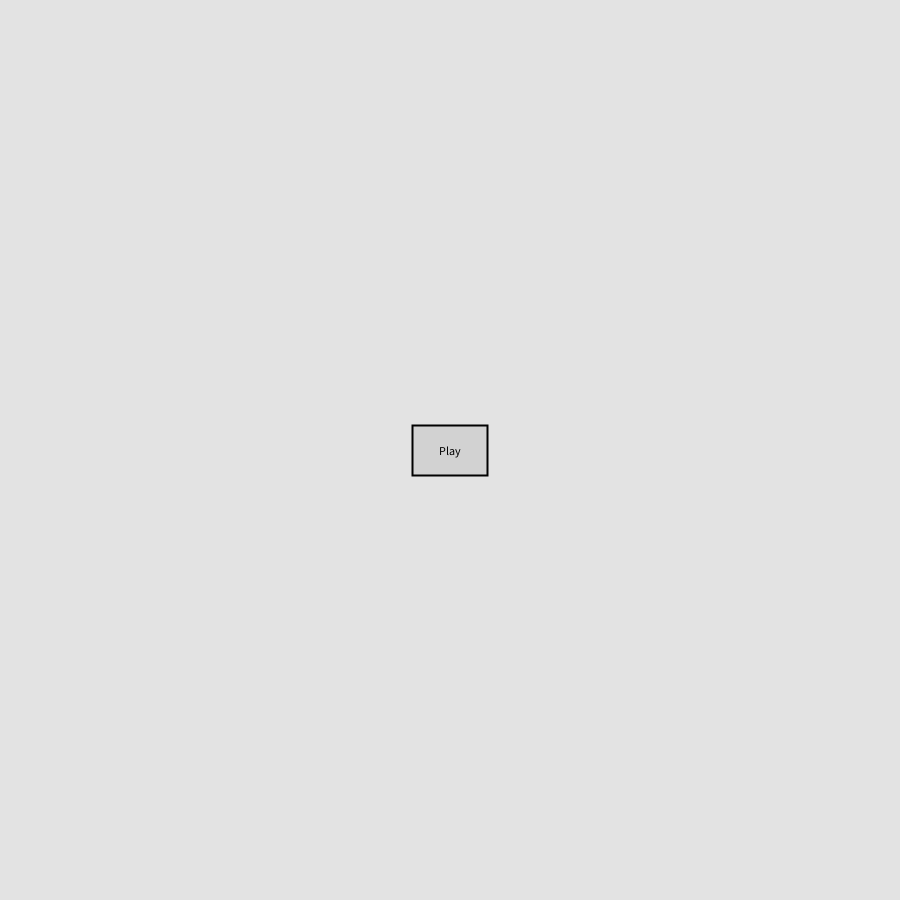
Frame 1 (no input)
Frame 60 (the mouse pressed at the canvas centre just before this capture): identical to frame 1, image omitted
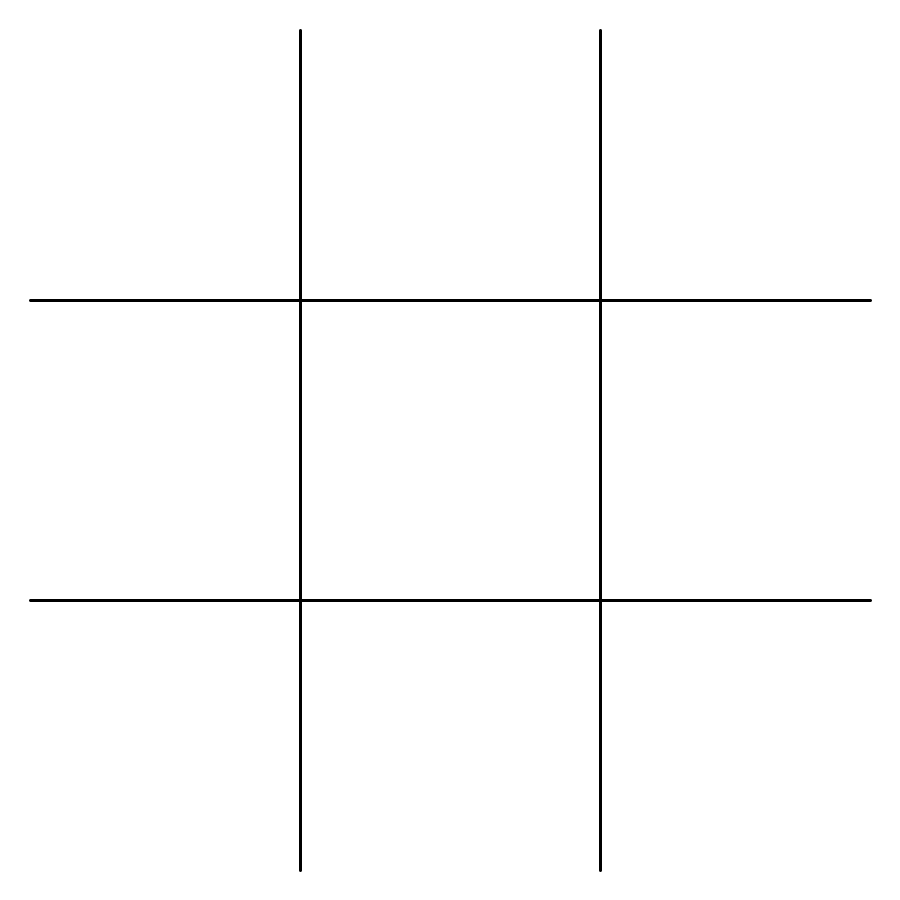
Frame 120 (the mouse held since frame 60 and released just before this capture)

The Processing sketch that drew these frames (run headless with seeded random() and noise(); from frame 60 on, the mouse is pressed at the canvas centre):

// Processing sketch: QuantumTTT
// ── QuantumTTT.pde
import java.util.*;
//Turn variables
int TURN;
int PLAYER = 0;
int CMP = 1;
//Screen variables
int MODE;
int MENU = 0;
int RULES = 1;
int STANDARD = 2;
//Play variables
Grid Board;
int Xcounter = 1;
int Ocounter = -1;

void setup() {
  size(900, 900);
  MODE = MENU;
}

void draw() {
  if (MODE == MENU) {
    showMenu();
  }
  if (MODE == STANDARD) {
    clear();
    background(255);
    drawBoard();
    
    Board.display();
  }
}

void mouseClicked() {
  if (TURN == 0) {//currently player is always first and plays X
    
  }
}

void drawBoard() {
  strokeWeight(3);
  fill(20);
  line(300, 30, 300, 870);
  line(600, 30, 600, 870);
  line(30, 300, 870, 300);
  line(30, 600, 870, 600);
}

// ── Button.pde
public class Button {
  private String name;
  private float xPos;
  private float yPos;
  private float Width;
  private float Height;
  private color col;
  
  public Button (float xPos, float yPos, float Width, float Height, String name, color col) {
    this.xPos = xPos;
    this.yPos = yPos;
    this.Width = Width;
    this.Height = Height;
    this.name = name;
    this.col = col;
  }
  
  public void display() {
    fill(col);
    rect(xPos, yPos, Width, Height);
    fill(0);
    textAlign(CENTER, CENTER);
    text(name, xPos/2, yPos/2, xPos + Width, yPos + Height);
  }
  
  public boolean mouseOn() {
    if (mouseX > xPos && mouseX < xPos + Width && mouseY > yPos && mouseY < yPos + Height) {
      fill(red(col) - 20, green(col) - 20, blue(col) - 20);
      rect(xPos, yPos, Width, Height);
      fill(0);
      textAlign(CENTER, CENTER);
      text(name, xPos/2, yPos/2, xPos + Width, yPos + Height);
      return true;
    }
    return false;
  }
}

// ── Grid.pde
public class Grid {
  private ArrayList<ArrayList<Tic>> Tiles = new ArrayList<ArrayList<Tic>>(9);
  
  public Grid() {
    
  }
  
  public boolean playX (int firstP, int secondP) {
    if (!entangled(firstP, secondP, 'x')) {
      Tiles.get(firstP).add(new Tic(firstP, Xcounter, secondP));
      Tiles.get(secondP).add(new Tic(secondP, Xcounter, firstP));
      Xcounter++;
      return true;
    } else {
      return false;
    }
  }
  
  private boolean entangled (int firstP, int secondP, char mode) {
    ArrayList<Tic> firstTile = Tiles.get(firstP);
    ArrayList<Tic> secondTile = Tiles.get(secondP);
    if (mode == 'x') {
      for (int i = 0; i < firstTile.size(); i++) {
        for (int j = 0; j < secondTile.size(); j++) {
          if (firstTile.get(i).getID() == secondTile.get(j).getID() && firstTile.get(i).getID() > 0) {
            return true;
          }
        }
      }
      return false;
    } else if (mode == 'o') {
      for (int i = 0; i < firstTile.size(); i++) {
        for (int j = 0; j < secondTile.size(); j++) {
          if (firstTile.get(i).getID() == secondTile.get(j).getID() && firstTile.get(i).getID() < 0) {
            return true;
          }
        }
      }
      return false;
    } else {
      return true;
    }
  }
  
  private void display() {
    for (int i = 0; i < Tiles.size(); i++) {
      for (int j = 0; j < Tiles.get(i).size(); j++) {
        Tiles.get(i).get(j).display();
      }
    }
  }
}

// ── Menu.pde
void showMenu() {
  background(227);
  
  //Play button
  stroke(0);
  strokeWeight(2);
  Button play = new Button(412.5, 425, 75, 50, "Play", color(210));
  play.display();
  if (play.mouseOn() && mousePressed) {
    MODE = STANDARD;
    Board = new Grid();
    TURN = 0;
  }
}

// ── Tic.pde
public class Tic {
  private int location; //range: [0,8]
  private int ID;
  private int partnerLocation;
  
  public Tic (int location, int ID, int partnerLocation) {
    this.location = location;
    this.ID = ID;
    this.partnerLocation = partnerLocation;
  }
  
  public void display() {
    int xPos = 300*(location % 3) + 100*(partnerLocation % 3);
    int yPos = 300*(location / 3) + 100*(partnerLocation / 3);
    
    if (ID < 0) {
      drawO(xPos, yPos);
      fill(66, 135, 245, 0.8);
    }
    if (ID > 0) {
      drawX(xPos, yPos);
      fill(237, 64, 64, 0.8);
    }
    
    int xPosPartner = 300*(partnerLocation % 3) + 100*(location % 3);
    int yPosPartner = 300*(partnerLocation / 3) + 100*(location / 3);
    
    strokeWeight(2);
    
    line(xPos+50, yPos+50, xPosPartner+50, yPosPartner+50);
  }
  
  public int getLoc() {
    return location;
  }
  
  public int getID() {
    return ID;
  }
  
  public int getPartLoc() {
    return partnerLocation;
  }
  
  private void drawX(int xPos, int yPos) {
    strokeWeight(3);
    fill(237, 64, 64);
    line(xPos+15, yPos+15, xPos+85, yPos+85);
    line(xPos+85, yPos+15, xPos+15, yPos+85);
  }
  
  private void drawO(int xPos, int yPos) {
    strokeWeight(3);
    fill(66, 135, 245);
    ellipse(xPos+50, yPos+50, 40, 40);
  }
}
